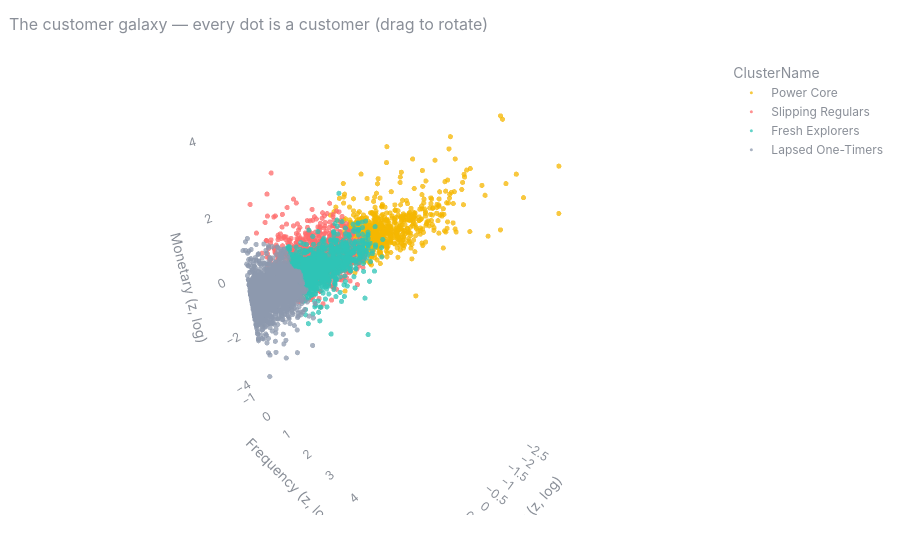

Notebook cell for this chart:
### Code cell
viz.galaxy(c.assign(zR=Xs[:,0], zF=Xs[:,1], zM=Xs[:,2]))

### Figure 1 — Plotly figure (JSON) as saved in the notebook; plotly's stock layout.template omitted (floating-point values rounded to 4 significant figures; data arrays with more than 128 entries replaced by an {"elided": "..."} marker saying what was removed)
{"data": [{"customdata": {"elided": "706x4 float values"}, "hovertemplate": "ClusterName=Power Core<br>CustomerID=%{customdata[0]}<br>Recency=%{customdata[1]}<br>Frequency=%{customdata[2]}<br>Monetary=%{customdata[3]:,.0f}<extra></extra>", "legendgroup": "Power Core", "marker": {"color": "#f5b700", "opacity": 0.75, "size": 3, "symbol": "circle"}, "mode": "markers", "name": "Power Core", "scene": "scene", "showlegend": true, "type": "scatter3d", "x": {"elided": "706 float values"}, "y": {"elided": "706 float values"}, "z": {"elided": "706 float values"}}, {"customdata": {"elided": "1186x4 float values"}, "hovertemplate": "ClusterName=Slipping Regulars<br>CustomerID=%{customdata[0]}<br>Recency=%{customdata[1]}<br>Frequency=%{customdata[2]}<br>Monetary=%{customdata[3]:,.0f}<extra></extra>", "legendgroup": "Slipping Regulars", "marker": {"color": "#ff6b6b", "opacity": 0.75, "size": 3, "symbol": "circle"}, "mode": "markers", "name": "Slipping Regulars", "scene": "scene", "showlegend": true, "type": "scatter3d", "x": {"elided": "1186 float values"}, "y": {"elided": "1186 float values"}, "z": {"elided": "1186 float values"}}, {"customdata": {"elided": "886x4 float values"}, "hovertemplate": "ClusterName=Fresh Explorers<br>CustomerID=%{customdata[0]}<br>Recency=%{customdata[1]}<br>Frequency=%{customdata[2]}<br>Monetary=%{customdata[3]:,.0f}<extra></extra>", "legendgroup": "Fresh Explorers", "marker": {"color": "#2ec4b6", "opacity": 0.75, "size": 3, "symbol": "circle"}, "mode": "markers", "name": "Fresh Explorers", "scene": "scene", "showlegend": true, "type": "scatter3d", "x": {"elided": "886 float values"}, "y": {"elided": "886 float values"}, "z": {"elided": "886 float values"}}, {"customdata": {"elided": "1542x4 float values"}, "hovertemplate": "ClusterName=Lapsed One-Timers<br>CustomerID=%{customdata[0]}<br>Recency=%{customdata[1]}<br>Frequency=%{customdata[2]}<br>Monetary=%{customdata[3]:,.0f}<extra></extra>", "legendgroup": "Lapsed One-Timers", "marker": {"color": "#8d99ae", "opacity": 0.75, "size": 3, "symbol": "circle"}, "mode": "markers", "name": "Lapsed One-Timers", "scene": "scene", "showlegend": true, "type": "scatter3d", "x": {"elided": "1542 float values"}, "y": {"elided": "1542 float values"}, "z": {"elided": "1542 float values"}}], "layout": {"font": {"color": "#8a8f98", "family": "Inter, system-ui, sans-serif", "size": 12}, "height": 560, "hoverlabel": {"font": {"size": 12}}, "legend": {"bgcolor": "rgba(0,0,0,0)", "title": {"text": "ClusterName"}, "tracegroupgap": 0}, "margin": {"b": 45, "l": 50, "r": 20, "t": 60}, "paper_bgcolor": "rgba(0,0,0,0)", "plot_bgcolor": "rgba(0,0,0,0)", "scene": {"domain": {"x": [0.0, 1.0], "y": [0.0, 1.0]}, "xaxis": {"backgroundcolor": "rgba(0,0,0,0)", "title": {"text": "Recency (z, log)"}}, "yaxis": {"backgroundcolor": "rgba(0,0,0,0)", "title": {"text": "Frequency (z, log)"}}, "zaxis": {"backgroundcolor": "rgba(0,0,0,0)", "title": {"text": "Monetary (z, log)"}}}, "title": {"font": {"size": 16}, "text": "The customer galaxy — every dot is a customer (drag to rotate)", "x": 0.01}, "xaxis": {"gridcolor": "rgba(128,128,128,.18)", "zeroline": false}, "yaxis": {"gridcolor": "rgba(128,128,128,.18)", "zeroline": false}}}
